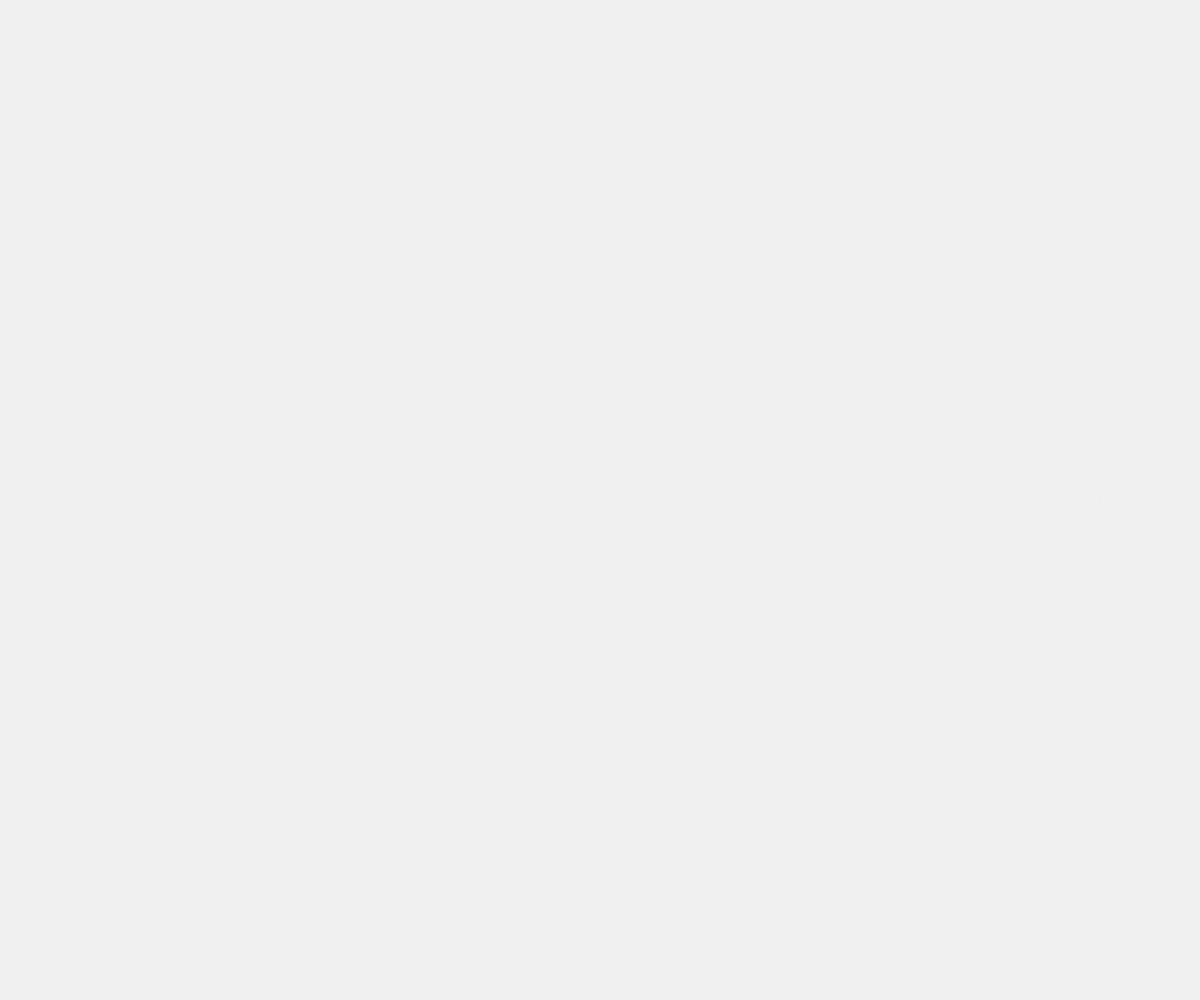
Frame 1 (no input)
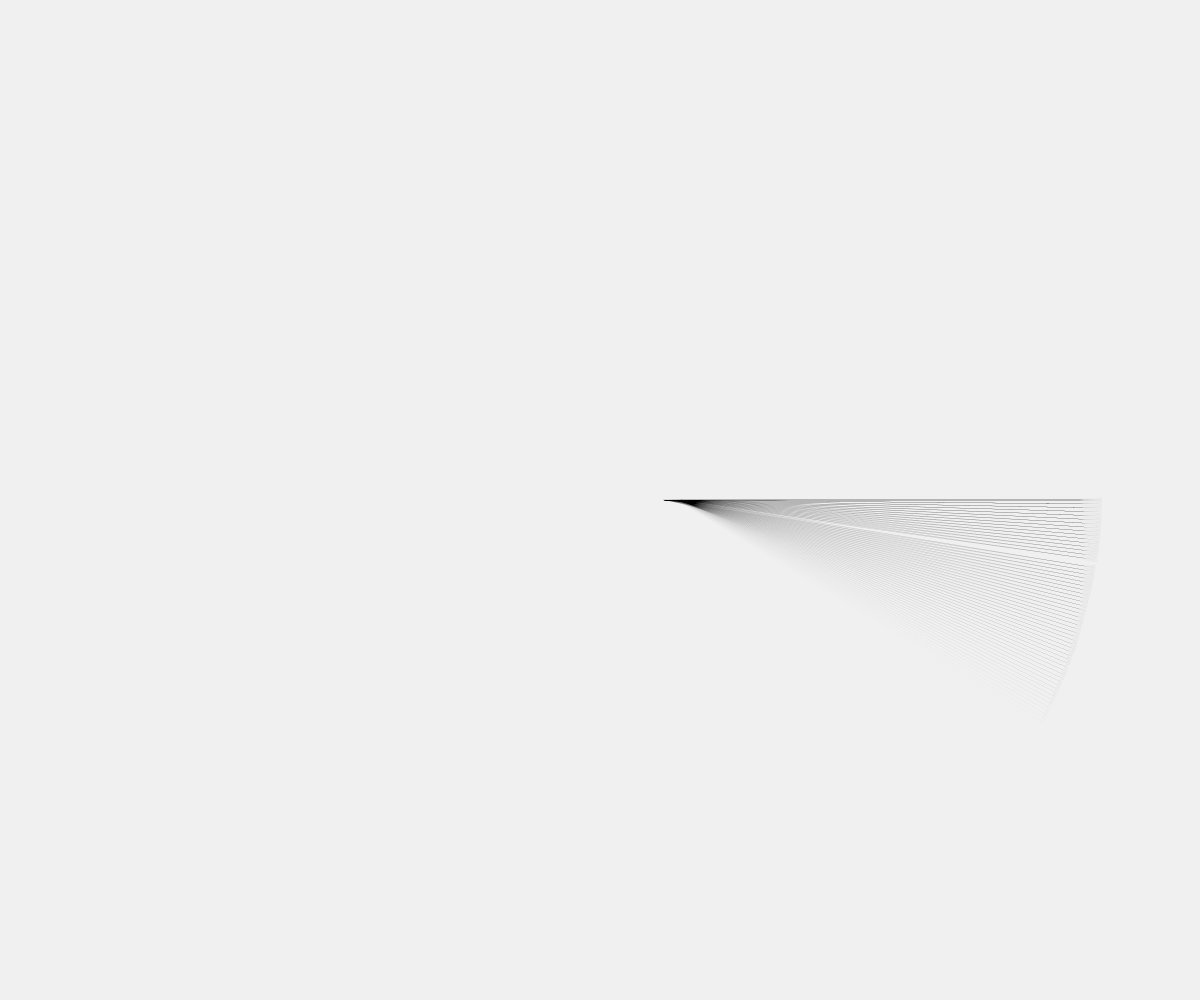
Frame 60 (no input)
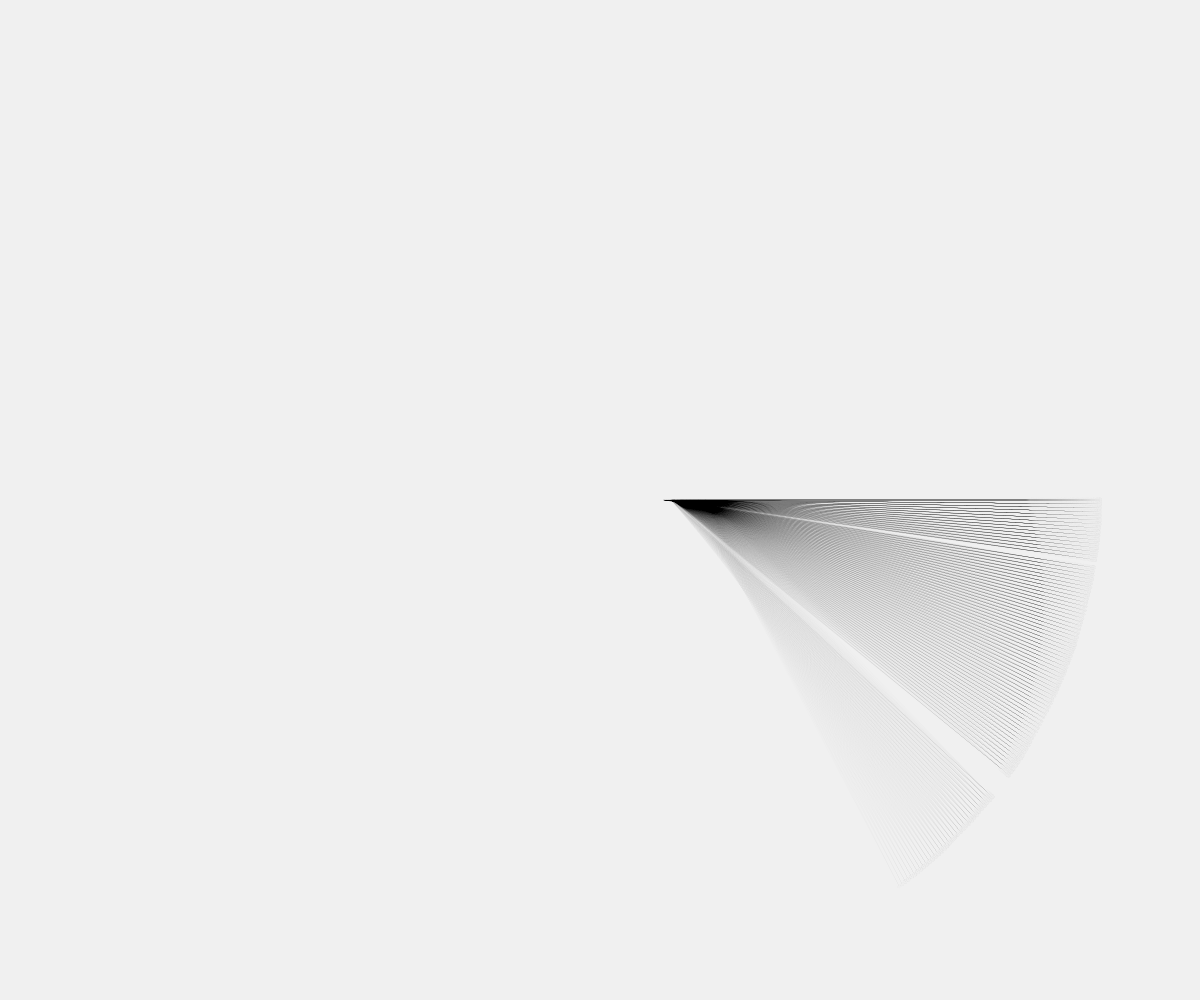
Frame 120 (the mouse pressed at the canvas centre since frame 60)

The p5.js sketch that drew these frames (run headless with seeded random() and noise() and a simulated clock; from frame 60 on, the mouse is pressed at the canvas centre):

// p5.js sketch
// ── sketch.js
/*
Title: frozen
Inspiration: Nature of code by Daniel Shiffman
Author: Eric Wenqi Li
*/

var origin;
var particleSystem,
  attractor;

function setup() {
  createCanvas(windowWidth, windowHeight);
  origin = createVector(0, 0);
  particleSystem = new ParticleSystem(origin);
  attractor = new Attractor();
  background(240);
}


function draw() {
  push();
  translate(width / 2, height / 2);
  attractor.display();
  particleSystem.addAttraction(attractor);
  particleSystem.addParticle();
  particleSystem.run(attractor);
  pop();
}


// function windowResized() {
//   resizeCanvas(windowWidth, windowHeight);
// }

// ── attractor.js
var Attractor = function() {
  this.pos = createVector(0, 0);
  this.mass = 1;
  this.C = 1;

  var angle = random(0, PI / 2 + 1);
  this.arm = random(100, 500);

  this.attract = function(mover) {
    //compute distance
    var force = p5.Vector.sub(this.pos, mover.pos);
    var d = force.mag();
    force.normalize();
    d = constrain(d, 10, 10);

    //mag the force
    var strength = (this.C * mover.mass * this.mass) / (d * d);
    force.mult(strength);
    return force;
  }

  this.move = function() {
    this.pos.x = noise(angle) * this.arm / 2;
    angle += 0.01;
  }

  this.display = function() {
    this.move();
  }
}

// ── particle.js
var Particle = function(mass, origin) {
  this.mass = mass;
  this.pos = origin.copy();
  this.acc = createVector(0, 0);
  this.vel = createVector(0, 0);
  this.lifeSpan = 255;

  this.run = function(a) {
    this.update();
    this.display(a);
  }

  this.applyForce = function(force) {
    //simulate the Newton Second Law
    var f = p5.Vector.div(force, this.mass);
    this.acc.add(f);
  }

  this.update = function() {
    //simulate the natural movement
    this.vel.add(this.acc);
    this.pos.add(this.vel);

    //reset acceloration
    this.acc.mult(0);

    //caculate the lifespan of particle
    this.lifeSpan -= 0.2;
  }

  this.isDead = function() {
    if (this.lifeSpan < 0) {
      return true;
    } else {
      return false;
    }
  }

  this.display = function(a) {
    stroke(30, 50, 40, 30);
    strokeWeight(0.1);
    line(a.pos.x, a.pos.y, this.pos.x, this.pos.y, 10);
    noStroke();
    fill(240, 30);
    ellipse(this.pos.x, this.pos.y, 2 * this.mass, 2 * this.mass);
  }
}

// ── particleSystem.js
var angle = 0;
var mNoise = 1000;

var ParticleSystem = function(position) {
  this.origin = position.copy();
  this.particles = [];
  this.cNoise = random(1000);
  this.pArm = height / 2;

  this.addParticle = function() {
    this.origin.x = this.pArm * cos(angle);
    this.origin.y = this.pArm * sin(angle);
    if (noise(this.cNoise) > 0.3) {
      this.particles.push(new Particle(map(noise(mNoise), 0, 1, 1, 3), this.origin));
    }
    angle += 0.008;
    mNoise += 0.1;
    this.cNoise += 0.1;
    this.pArm -= 0.1;
    this.pArm = constrain(this.pArm, 0, height / 2);
  }

  this.addAttraction = function(attractor) {
    for (var i = 0; i < this.particles.length; i++) {
      var f = attractor.attract(this.particles[i]);
      this.particles[i].applyForce(f);
    }
  }

  this.run = function(attractor) {
    //count backwards to make sure traverse every elements
    for (i = this.particles.length - 1; i >= 0; i--) {
      var p = this.particles[i];
      p.run(attractor);
      if (p.isDead()) {
        this.particles.splice(i, 1);
      }
    }
  }
}
